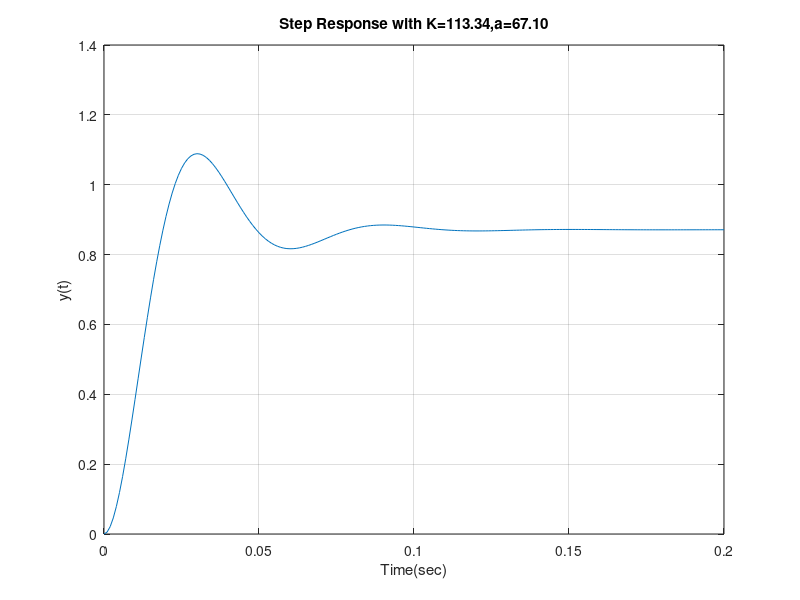

Write the MATLAB code that produced this figure.
clear;
clc;
K=113.34;
a=67.10;
num=[0 0 100*K];
den=[1 25+a  25*a+100*K];
sys=tf(num,den);
t=0:0.001:0.2;
y=step(sys,t);
plot(t,y);
yss = dcgain(sys);
Mp = (max(y) - yss)*100;
% Finding maximum overshoot
msg_overshoot = sprintf('Max overshoot = %3.2f%%', Mp);
% Finding settling time
ys = find((y<yss*1.011)&(y>yss*1.009));
ts =max(t(ys));
xlabel('Time(sec)');
ylabel('y(t)');
msg_title = sprintf('Step Response with K=%3.2f,a=%3.2f',K,a);
title(msg_title);
grid on;